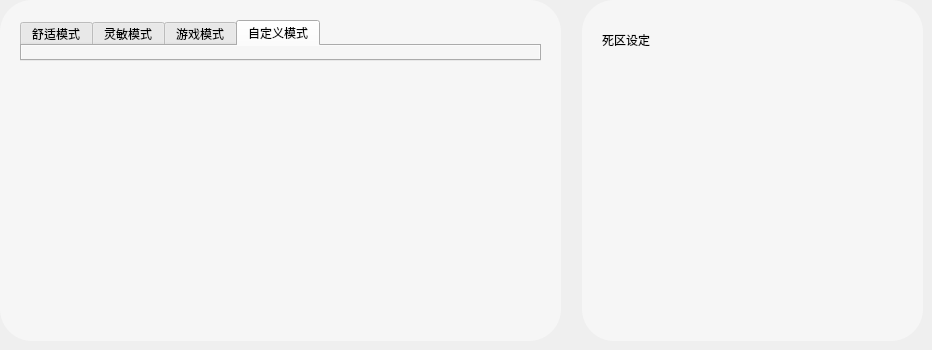
           <widget class="QWidget" name="page1">
            <property name="styleSheet">
             <string notr="true"/>
            </property>
            <widget class="QFrame" name="frame_3">
             <property name="geometry">
              <rect>
               <x>582</x>
               <y>0</y>
               <width>341</width>
               <height>341</height>
              </rect>
             </property>
             <property name="minimumSize">
              <size>
               <width>303</width>
               <height>0</height>
              </size>
             </property>
             <property name="styleSheet">
              <string notr="true">QFrame{background-color: #F6F6F6;border-radius:32px;}</string>
             </property>
             <property name="frameShape">
              <enum>QFrame::Shape::StyledPanel</enum>
             </property>
             <property name="frameShadow">
              <enum>QFrame::Shadow::Raised</enum>
             </property>
             <widget class="ModuleLinear" name="frameDead">
              <property name="geometry">
               <rect>
                <x>20</x>
                <y>90</y>
                <width>303</width>
                <height>221</height>
               </rect>
              </property>
              <property name="minimumSize">
               <size>
                <width>303</width>
                <height>0</height>
               </size>
              </property>
              <property name="styleSheet">
               <string notr="true">QFrame{background-color: #F6F6F6;border-radius:32px;}</string>
              </property>
              <property name="frameShape">
               <enum>QFrame::Shape::StyledPanel</enum>
              </property>
              <property name="frameShadow">
               <enum>QFrame::Shadow::Raised</enum>
              </property>
             </widget>
             <widget class="QLabel" name="labelTitle2">
              <property name="geometry">
               <rect>
                <x>20</x>
                <y>30</y>
                <width>261</width>
                <height>20</height>
               </rect>
              </property>
              <property name="text">
               <string>死区设定</string>
              </property>
             </widget>
            </widget>
            <widget class="QFrame" name="frame_6">
             <property name="geometry">
              <rect>
               <x>0</x>
               <y>0</y>
               <width>561</width>
               <height>341</height>
              </rect>
             </property>
             <property name="styleSheet">
              <string notr="true">QFrame{background-color: #F6F6F6;border-radius:32px;}</string>
             </property>
             <property name="frameShape">
              <enum>QFrame::Shape::StyledPanel</enum>
             </property>
             <property name="frameShadow">
              <enum>QFrame::Shadow::Raised</enum>
             </property>
             <widget class="ModuleLinear" name="frame_5">
              <property name="geometry">
               <rect>
                <x>240</x>
                <y>90</y>
                <width>303</width>
                <height>221</height>
               </rect>
              </property>
              <property name="minimumSize">
               <size>
                <width>303</width>
                <height>0</height>
               </size>
              </property>
              <property name="styleSheet">
               <string notr="true">QFrame{background-color: #F6F6F6;border-radius:32px;}</string>
              </property>
              <property name="frameShape">
               <enum>QFrame::Shape::StyledPanel</enum>
              </property>
              <property name="frameShadow">
               <enum>QFrame::Shadow::Raised</enum>
              </property>
             </widget>
             <widget class="NewTabWidget" name="tabWidget">
              <property name="geometry">
               <rect>
                <x>20</x>
                <y>20</y>
                <width>521</width>
                <height>41</height>
               </rect>
              </property>
              <property name="currentIndex">
               <number>3</number>
              </property>
              <widget class="QWidget" name="tab1">
               <attribute name="title">
                <string>舒适模式</string>
               </attribute>
              </widget>
              <widget class="QWidget" name="tab2">
               <attribute name="title">
                <string>灵敏模式</string>
               </attribute>
              </widget>
              <widget class="QWidget" name="tab3">
               <attribute name="title">
                <string>游戏模式</string>
               </attribute>
              </widget>
              <widget class="QWidget" name="tab4">
               <attribute name="title">
                <string>自定义模式</string>
               </attribute>
              </widget>
             </widget>
             <widget class="QLabel" name="label_2">
              <property name="geometry">
               <rect>
                <x>40</x>
                <y>90</y>
                <width>171</width>
                <height>221</height>
               </rect>
              </property>
              <property name="text">
               <string/>
              </property>
              <property name="pixmap">
               <pixmap resource="res.qrc">:/images/rt/zhouti.png</pixmap>
              </property>
              <property name="alignment">
               <set>Qt::AlignmentFlag::AlignCenter</set>
              </property>
             </widget>
            </widget>
           </widget>
